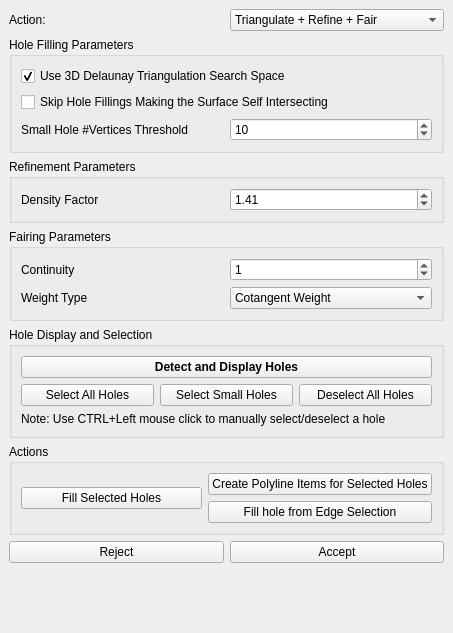
<?xml version="1.0" encoding="UTF-8"?>
<ui version="4.0">
 <class>HoleFilling</class>
 <widget class="QDockWidget" name="HoleFilling">
  <property name="enabled">
   <bool>true</bool>
  </property>
  <property name="geometry">
   <rect>
    <x>0</x>
    <y>0</y>
    <width>453</width>
    <height>633</height>
   </rect>
  </property>
  <property name="windowTitle">
   <string>Hole Filling</string>
  </property>
  <widget class="QWidget" name="dockWidgetContents">
   <property name="enabled">
    <bool>true</bool>
   </property>
   <layout class="QVBoxLayout" name="verticalLayout_6">
    <item>
     <layout class="QHBoxLayout" name="horizontalLayout">
      <item>
       <widget class="QLabel" name="label_2">
        <property name="text">
         <string>Action:</string>
        </property>
       </widget>
      </item>
      <item>
       <widget class="QComboBox" name="action_combo_box">
        <property name="currentIndex">
         <number>2</number>
        </property>
        <item>
         <property name="text">
          <string>Triangulate</string>
         </property>
        </item>
        <item>
         <property name="text">
          <string>Triangulate + Refine</string>
         </property>
        </item>
        <item>
         <property name="text">
          <string>Triangulate + Refine + Fair</string>
         </property>
        </item>
       </widget>
      </item>
     </layout>
    </item>
    <item>
     <widget class="QGroupBox" name="groupBox">
      <property name="title">
       <string>Hole Filling Parameters</string>
      </property>
      <layout class="QVBoxLayout" name="verticalLayout_4">
       <item>
        <widget class="QCheckBox" name="Use_delaunay_triangulation_check_box">
         <property name="text">
          <string>Use 3D Delaunay Triangulation Search Space</string>
         </property>
         <property name="checked">
          <bool>true</bool>
         </property>
        </widget>
       </item>
       <item>
        <widget class="QCheckBox" name="Skip_self_intersection_check_box">
         <property name="text">
          <string>Skip Hole Fillings Making the Surface Self Intersecting</string>
         </property>
        </widget>
       </item>
       <item>
        <layout class="QHBoxLayout" name="horizontalLayout_8">
         <item>
          <widget class="QLabel" name="label_4">
           <property name="text">
            <string>Small Hole #Vertices Threshold</string>
           </property>
          </widget>
         </item>
         <item>
          <widget class="QDoubleSpinBox" name="vertices_threshold_spin_box">
           <property name="decimals">
            <number>0</number>
           </property>
           <property name="maximum">
            <double>999999999.000000000000000</double>
           </property>
           <property name="singleStep">
            <double>1.000000000000000</double>
           </property>
           <property name="value">
            <double>10.000000000000000</double>
           </property>
          </widget>
         </item>
        </layout>
       </item>
      </layout>
     </widget>
    </item>
    <item>
     <widget class="QGroupBox" name="groupBox_2">
      <property name="title">
       <string>Refinement Parameters</string>
      </property>
      <layout class="QVBoxLayout" name="verticalLayout_3">
       <item>
        <layout class="QHBoxLayout" name="horizontalLayout_5">
         <item>
          <widget class="QLabel" name="label">
           <property name="text">
            <string>Density Factor</string>
           </property>
          </widget>
         </item>
         <item>
          <widget class="QDoubleSpinBox" name="Density_control_factor_spin_box">
           <property name="maximum">
            <double>96.989999999999995</double>
           </property>
           <property name="singleStep">
            <double>0.200000000000000</double>
           </property>
           <property name="value">
            <double>1.410000000000000</double>
           </property>
          </widget>
         </item>
        </layout>
       </item>
      </layout>
     </widget>
    </item>
    <item>
     <widget class="QGroupBox" name="groupBox_3">
      <property name="title">
       <string>Fairing Parameters</string>
      </property>
      <layout class="QVBoxLayout" name="verticalLayout">
       <item>
        <layout class="QHBoxLayout" name="horizontalLayout_6">
         <item>
          <widget class="QLabel" name="label_5">
           <property name="text">
            <string>Continuity</string>
           </property>
          </widget>
         </item>
         <item>
          <widget class="QSpinBox" name="Continuity_spin_box">
           <property name="minimum">
            <number>0</number>
           </property>
           <property name="maximum">
            <number>2</number>
           </property>
           <property name="value">
            <number>1</number>
           </property>
          </widget>
         </item>
        </layout>
       </item>
       <item>
        <layout class="QHBoxLayout" name="horizontalLayout_7">
         <item>
          <widget class="QLabel" name="label_3">
           <property name="text">
            <string>Weight Type</string>
           </property>
          </widget>
         </item>
         <item>
          <widget class="QComboBox" name="weight_combo_box">
           <property name="currentIndex">
            <number>1</number>
           </property>
           <item>
            <property name="text">
             <string>Uniform Weight</string>
            </property>
           </item>
           <item>
            <property name="text">
             <string>Cotangent Weight</string>
            </property>
           </item>
          </widget>
         </item>
        </layout>
       </item>
      </layout>
     </widget>
    </item>
    <item>
     <widget class="QGroupBox" name="groupBox_4">
      <property name="title">
       <string>Hole Display and Selection</string>
      </property>
      <layout class="QVBoxLayout" name="verticalLayout_2">
       <item>
        <widget class="QPushButton" name="Visualize_holes_button">
         <property name="enabled">
          <bool>true</bool>
         </property>
         <property name="font">
          <font>
           <weight>75</weight>
           <bold>true</bold>
          </font>
         </property>
         <property name="text">
          <string>Detect and Display Holes</string>
         </property>
        </widget>
       </item>
       <item>
        <layout class="QHBoxLayout" name="horizontalLayout_3">
         <item>
          <widget class="QPushButton" name="Select_all_holes_button">
           <property name="text">
            <string>Select All Holes</string>
           </property>
          </widget>
         </item>
         <item>
          <widget class="QPushButton" name="Select_small_holes_button">
           <property name="text">
            <string>Select Small Holes</string>
           </property>
          </widget>
         </item>
         <item>
          <widget class="QPushButton" name="Deselect_all_holes_button">
           <property name="text">
            <string>Deselect All Holes</string>
           </property>
          </widget>
         </item>
        </layout>
       </item>
       <item>
        <widget class="QLabel" name="label_6">
         <property name="text">
          <string>Note: Use CTRL+Left mouse click to manually select/deselect a hole</string>
         </property>
        </widget>
       </item>
      </layout>
     </widget>
    </item>
    <item>
     <widget class="QGroupBox" name="groupBox_5">
      <property name="title">
       <string>Actions</string>
      </property>
      <layout class="QVBoxLayout" name="verticalLayout_5">
       <item>
        <layout class="QHBoxLayout" name="horizontalLayout_2">
         <item>
          <widget class="QPushButton" name="Fill_selected_holes_button">
           <property name="enabled">
            <bool>true</bool>
           </property>
           <property name="text">
            <string>Fill Selected Holes</string>
           </property>
          </widget>
         </item>
         <item>
          <layout class="QVBoxLayout" name="verticalLayout_7">
           <item>
            <widget class="QPushButton" name="Create_polyline_items_button">
             <property name="text">
              <string>Create Polyline Items for Selected Holes</string>
             </property>
            </widget>
           </item>
           <item>
            <widget class="QPushButton" name="Fill_from_selection_button">
             <property name="text">
              <string>Fill hole from Edge Selection</string>
             </property>
            </widget>
           </item>
          </layout>
         </item>
        </layout>
       </item>
      </layout>
     </widget>
    </item>
    <item>
     <layout class="QHBoxLayout" name="horizontalLayout_4">
      <item>
       <widget class="QPushButton" name="Reject_button">
        <property name="text">
         <string>Reject</string>
        </property>
       </widget>
      </item>
      <item>
       <widget class="QPushButton" name="Accept_button">
        <property name="text">
         <string>Accept</string>
        </property>
       </widget>
      </item>
     </layout>
    </item>
    <item>
     <spacer name="verticalSpacer">
      <property name="orientation">
       <enum>Qt::Vertical</enum>
      </property>
      <property name="sizeHint" stdset="0">
       <size>
        <width>20</width>
        <height>40</height>
       </size>
      </property>
     </spacer>
    </item>
   </layout>
  </widget>
 </widget>
 <resources/>
 <connections/>
</ui>
